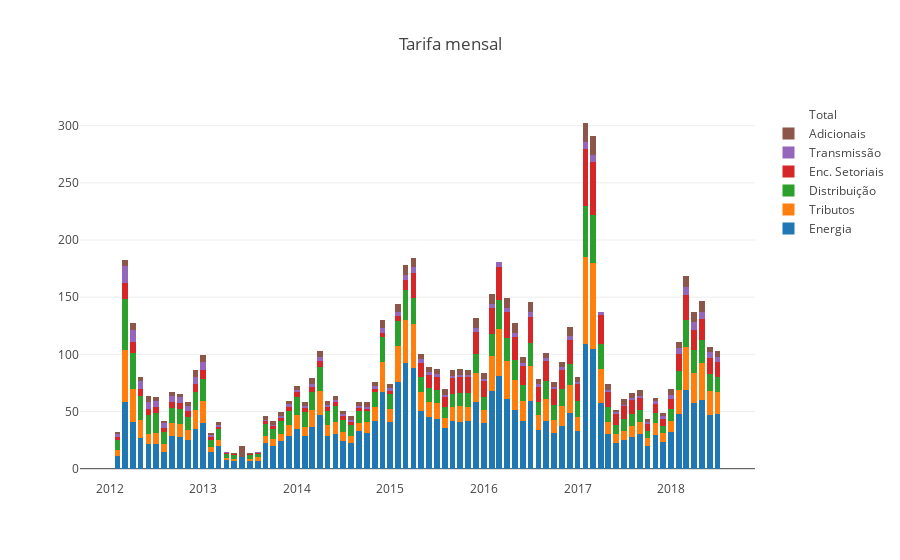
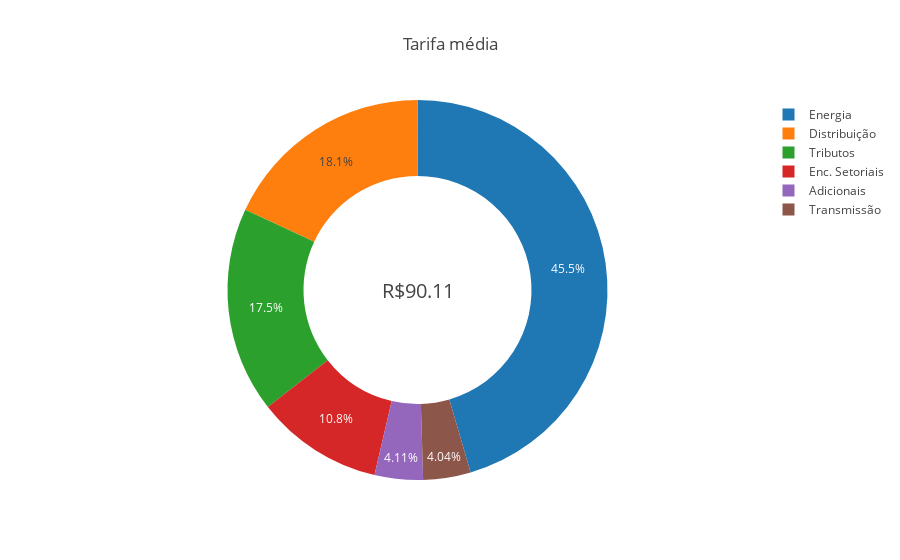

Notebook source saved alongside these figures, in order:
### Code cell
chart = list()
for column in zip(columns,desc):
    chart.append(go.Bar(
        x=df.data,
        y=df.loc[:,column[0]],
        name=column[1]
    ))
    
layout = go.Layout(
    barmode='stack',
    title='Tarifa mensal'
)

chart.append(go.Scatter(
    x=df.data,
    y=df.loc[:,'total'],
    name='Total',
    mode='markers',
    opacity=0
))

py.iplot(go.Figure(data=chart, layout=layout)) #adicionais não estão 100%


fig = {
  "data": [
    {
      "values": list(contrib.values()),
      "labels": [
        'Energia','Tributos','Distribuição', 'Enc. Setoriais', 'Transmissão', 'Adicionais'
      ],
      "name": "Tarifa média",
      "hoverinfo":"label+percent",
      "hole": .6,
      "type": "pie"
    }],
  "layout": {
        "title":"Tarifa média",
        "annotations": [
            {
                "font": {
                    "size": 20
                },
                "showarrow": False,
                "text": 'R$'+str(round(total.mean(),2)),
            }
        ]
    }
}
py.iplot(fig)
